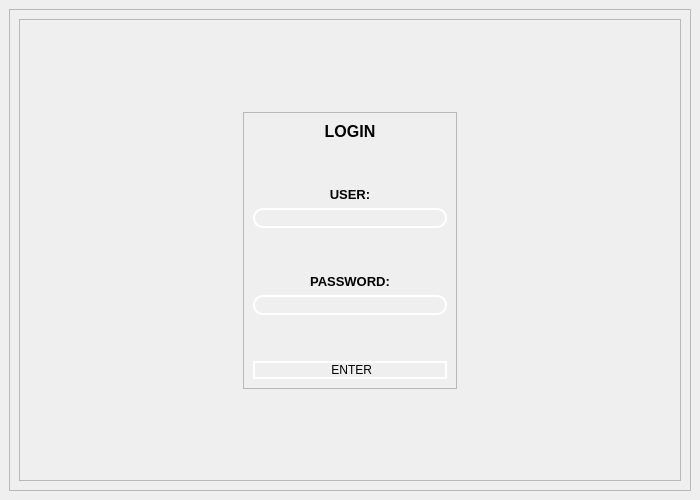
<?xml version="1.0" encoding="UTF-8"?>
<ui version="4.0">
 <class>MainWindow</class>
 <widget class="QMainWindow" name="MainWindow">
  <property name="geometry">
   <rect>
    <x>0</x>
    <y>0</y>
    <width>700</width>
    <height>500</height>
   </rect>
  </property>
  <property name="minimumSize">
   <size>
    <width>700</width>
    <height>500</height>
   </size>
  </property>
  <property name="maximumSize">
   <size>
    <width>700</width>
    <height>500</height>
   </size>
  </property>
  <property name="windowTitle">
   <string>MainWindow</string>
  </property>
  <widget class="QWidget" name="centralwidget">
   <layout class="QVBoxLayout" name="verticalLayout">
    <item>
     <widget class="QFrame" name="frame">
      <property name="styleSheet">
       <string notr="true">background-image:url(:/background/fondo.jpg)</string>
      </property>
      <property name="frameShape">
       <enum>QFrame::StyledPanel</enum>
      </property>
      <property name="frameShadow">
       <enum>QFrame::Raised</enum>
      </property>
      <layout class="QVBoxLayout" name="verticalLayout_2">
       <item>
        <widget class="QFrame" name="frame_3">
         <property name="styleSheet">
          <string notr="true"/>
         </property>
         <property name="frameShape">
          <enum>QFrame::StyledPanel</enum>
         </property>
         <property name="frameShadow">
          <enum>QFrame::Raised</enum>
         </property>
         <layout class="QHBoxLayout" name="horizontalLayout_2">
          <item>
           <spacer name="horizontalSpacer_2">
            <property name="orientation">
             <enum>Qt::Horizontal</enum>
            </property>
            <property name="sizeHint" stdset="0">
             <size>
              <width>207</width>
              <height>20</height>
             </size>
            </property>
           </spacer>
          </item>
          <item>
           <layout class="QVBoxLayout" name="verticalLayout_4">
            <item>
             <spacer name="verticalSpacer">
              <property name="orientation">
               <enum>Qt::Vertical</enum>
              </property>
              <property name="sizeHint" stdset="0">
               <size>
                <width>20</width>
                <height>40</height>
               </size>
              </property>
             </spacer>
            </item>
            <item>
             <widget class="QFrame" name="frame_4">
              <property name="maximumSize">
               <size>
                <width>400</width>
                <height>600</height>
               </size>
              </property>
              <property name="styleSheet">
               <string notr="true">Qlabel{
	color:rgb(255,255,254);
	font: 12pt&quot;Arial&quot;;
	background-color:rgba(0,0,0,0);
}

QLineEdit{
background-color:rgba(0,0,0,0);
border-radius:10px;
font: 12pt&quot;Arial&quot;;
color: rgb(0,0,0);
border: 2px solid rgb(255,255,255);
}

QLineEdit:hover{
background-color:rgba(0,0,0,0);
border-radius:10px;
font: 12pt &quot;Arial&quot;;
border: 2px solid rgb(12,103,242);
}

QLineEdit:focus{
background-color:rgb(205,239,248);
border-radius:10px;
font: 12pt &quot;Arial&quot;;
border: 2px solid rgb(120,0,171);
}

QPushButton{
border-radius:10px;
font: 12pt &quot;Arial&quot;;
color: rgb (255,255,254);
border:  2px solid #ffffff;
}

QPushBotton:hover{
border-radius:10px;
font: 12pt &quot;Arial&quot;;
color: rgb (255,255,255);
border:  2px solid rgb(120,0,171);
	background-color:rgb(120,0,171);
}</string>
              </property>
              <property name="frameShape">
               <enum>QFrame::StyledPanel</enum>
              </property>
              <property name="frameShadow">
               <enum>QFrame::Raised</enum>
              </property>
              <layout class="QVBoxLayout" name="verticalLayout_3">
               <item>
                <widget class="QLabel" name="texto_login">
                 <property name="maximumSize">
                  <size>
                   <width>16777215</width>
                   <height>50</height>
                  </size>
                 </property>
                 <property name="font">
                  <font>
                   <family>Arial</family>
                   <pointsize>12</pointsize>
                   <weight>75</weight>
                   <bold>true</bold>
                  </font>
                 </property>
                 <property name="text">
                  <string>LOGIN</string>
                 </property>
                 <property name="alignment">
                  <set>Qt::AlignCenter</set>
                 </property>
                </widget>
               </item>
               <item>
                <spacer name="verticalSpacer_3">
                 <property name="orientation">
                  <enum>Qt::Vertical</enum>
                 </property>
                 <property name="sizeHint" stdset="0">
                  <size>
                   <width>20</width>
                   <height>40</height>
                  </size>
                 </property>
                </spacer>
               </item>
               <item>
                <widget class="QLabel" name="texto_user">
                 <property name="font">
                  <font>
                   <pointsize>10</pointsize>
                   <weight>75</weight>
                   <bold>true</bold>
                  </font>
                 </property>
                 <property name="text">
                  <string>USER:</string>
                 </property>
                 <property name="alignment">
                  <set>Qt::AlignCenter</set>
                 </property>
                </widget>
               </item>
               <item>
                <widget class="QLineEdit" name="line_user"/>
               </item>
               <item>
                <spacer name="verticalSpacer_4">
                 <property name="orientation">
                  <enum>Qt::Vertical</enum>
                 </property>
                 <property name="sizeHint" stdset="0">
                  <size>
                   <width>20</width>
                   <height>40</height>
                  </size>
                 </property>
                </spacer>
               </item>
               <item>
                <widget class="QLabel" name="label_3">
                 <property name="font">
                  <font>
                   <pointsize>10</pointsize>
                   <weight>75</weight>
                   <bold>true</bold>
                  </font>
                 </property>
                 <property name="text">
                  <string>PASSWORD:</string>
                 </property>
                 <property name="alignment">
                  <set>Qt::AlignCenter</set>
                 </property>
                </widget>
               </item>
               <item>
                <widget class="QLineEdit" name="line_password">
                 <property name="echoMode">
                  <enum>QLineEdit::Password</enum>
                 </property>
                </widget>
               </item>
               <item>
                <spacer name="verticalSpacer_5">
                 <property name="orientation">
                  <enum>Qt::Vertical</enum>
                 </property>
                 <property name="sizeHint" stdset="0">
                  <size>
                   <width>20</width>
                   <height>40</height>
                  </size>
                 </property>
                </spacer>
               </item>
               <item>
                <widget class="QPushButton" name="ingresar">
                 <property name="enabled">
                  <bool>true</bool>
                 </property>
                 <property name="text">
                  <string> ENTER</string>
                 </property>
                </widget>
               </item>
              </layout>
             </widget>
            </item>
            <item>
             <spacer name="verticalSpacer_2">
              <property name="orientation">
               <enum>Qt::Vertical</enum>
              </property>
              <property name="sizeHint" stdset="0">
               <size>
                <width>20</width>
                <height>40</height>
               </size>
              </property>
             </spacer>
            </item>
           </layout>
          </item>
          <item>
           <spacer name="horizontalSpacer_3">
            <property name="orientation">
             <enum>Qt::Horizontal</enum>
            </property>
            <property name="sizeHint" stdset="0">
             <size>
              <width>207</width>
              <height>20</height>
             </size>
            </property>
           </spacer>
          </item>
         </layout>
        </widget>
       </item>
      </layout>
     </widget>
    </item>
   </layout>
  </widget>
 </widget>
 <resources>
  <include location="../archivo_recursos.qrc"/>
 </resources>
 <connections/>
</ui>
